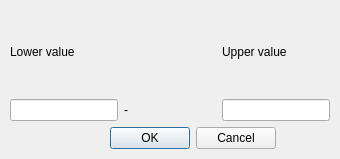
<ui version="4.0" >
 <class>QgsLUDialogBase</class>
 <widget class="QDialog" name="QgsLUDialogBase" >
  <property name="geometry" >
   <rect>
    <x>0</x>
    <y>0</y>
    <width>340</width>
    <height>159</height>
   </rect>
  </property>
  <property name="windowTitle" >
   <string>Enter class bounds</string>
  </property>
  <property name="modal" >
   <bool>true</bool>
  </property>
  <layout class="QGridLayout" >
   <property name="margin" >
    <number>10</number>
   </property>
   <property name="spacing" >
    <number>6</number>
   </property>
   <item row="1" column="0" >
    <widget class="QLineEdit" name="mLowerEdit" />
   </item>
   <item row="0" column="0" >
    <widget class="QLabel" name="mLowerLabel" >
     <property name="text" >
      <string>Lower value</string>
     </property>
     <property name="buddy" >
      <cstring>mLowerEdit</cstring>
     </property>
    </widget>
   </item>
   <item row="0" column="1" >
    <spacer>
     <property name="orientation" >
      <enum>Qt::Horizontal</enum>
     </property>
     <property name="sizeType" >
      <enum>QSizePolicy::Expanding</enum>
     </property>
     <property name="sizeHint" >
      <size>
       <width>16</width>
       <height>21</height>
      </size>
     </property>
    </spacer>
   </item>
   <item row="1" column="1" >
    <widget class="QLabel" name="mBetweenLabel" >
     <property name="text" >
      <string>-</string>
     </property>
     <property name="textFormat" >
      <enum>Qt::AutoText</enum>
     </property>
    </widget>
   </item>
   <item row="1" column="2" >
    <widget class="QLineEdit" name="mUpperEdit" />
   </item>
   <item row="2" column="0" colspan="3" >
    <layout class="QHBoxLayout" >
     <property name="margin" >
      <number>0</number>
     </property>
     <property name="spacing" >
      <number>6</number>
     </property>
     <item>
      <spacer>
       <property name="orientation" >
        <enum>Qt::Horizontal</enum>
       </property>
       <property name="sizeType" >
        <enum>QSizePolicy::Expanding</enum>
       </property>
       <property name="sizeHint" >
        <size>
         <width>100</width>
         <height>20</height>
        </size>
       </property>
      </spacer>
     </item>
     <item>
      <widget class="QPushButton" name="mOkButton" >
       <property name="text" >
        <string>OK</string>
       </property>
      </widget>
     </item>
     <item>
      <widget class="QPushButton" name="mCancelButton" >
       <property name="text" >
        <string>Cancel</string>
       </property>
      </widget>
     </item>
     <item>
      <spacer>
       <property name="orientation" >
        <enum>Qt::Horizontal</enum>
       </property>
       <property name="sizeType" >
        <enum>QSizePolicy::Expanding</enum>
       </property>
       <property name="sizeHint" >
        <size>
         <width>31</width>
         <height>20</height>
        </size>
       </property>
      </spacer>
     </item>
    </layout>
   </item>
   <item row="0" column="2" >
    <widget class="QLabel" name="mUpperLabel" >
     <property name="text" >
      <string>Upper value</string>
     </property>
     <property name="buddy" >
      <cstring>mUpperEdit</cstring>
     </property>
    </widget>
   </item>
  </layout>
 </widget>
 <layoutdefault spacing="6" margin="11" />
 <pixmapfunction>qPixmapFromMimeSource</pixmapfunction>
 <resources/>
 <connections/>
</ui>
